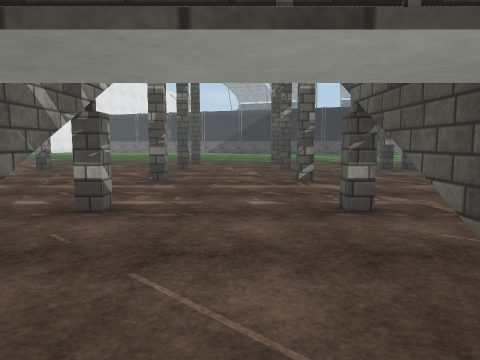
View 1 (above)

24 first-person views from a walk through a scene from a Unity 3-D project. The camera is 1.3 m above the floor, tilts 6° down and sees 70° across. The floor is counted in squares, 2 m on a side. Each view is taken from the middle of a square. On the plan, view 1 faces up. The plan holds only what a view shows up to about 10 squares ahead; the rest is blank. The place goes on beyond the plan. Surface patterns are stand-ins for the level's own textures.

View 2
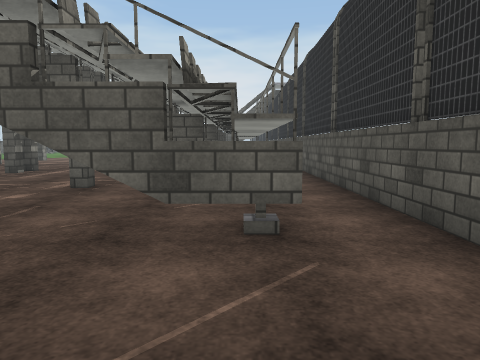

View 3
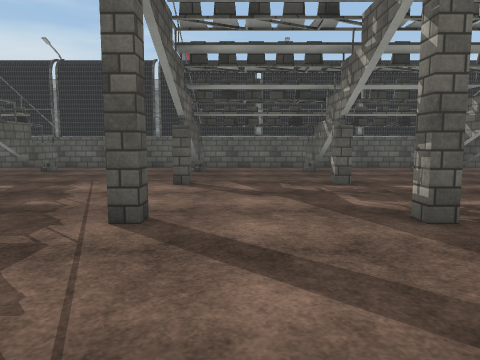

View 4
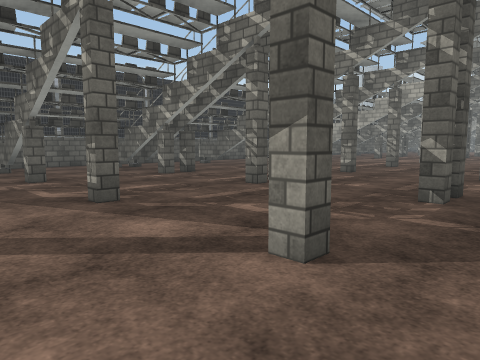

View 5
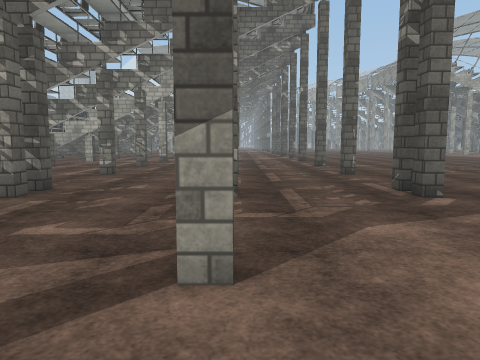

View 6
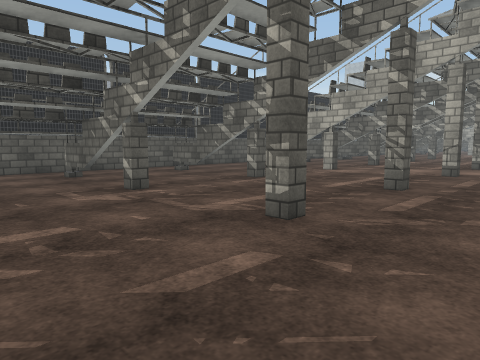

View 7
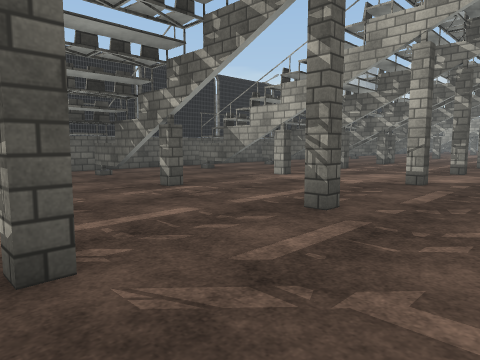

View 8
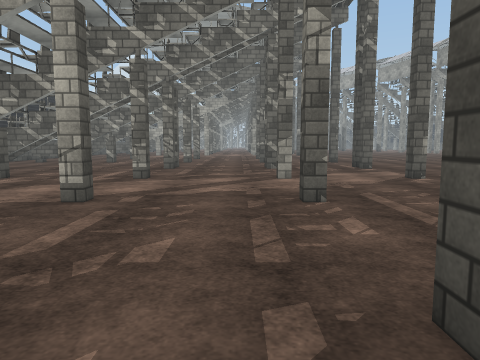

View 9
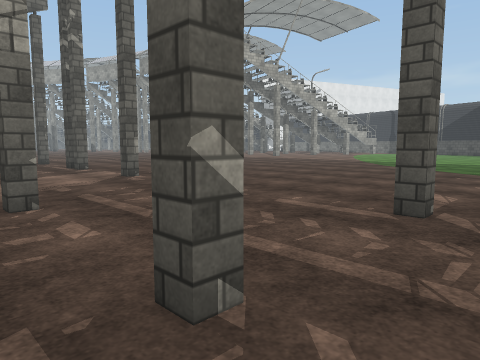

View 10
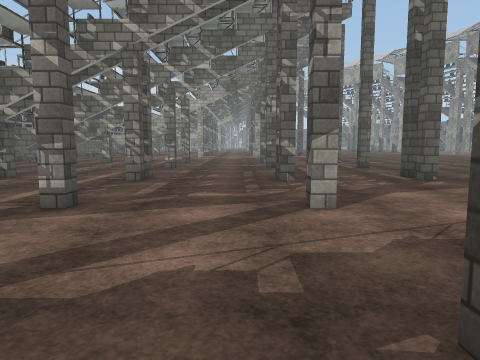

View 11
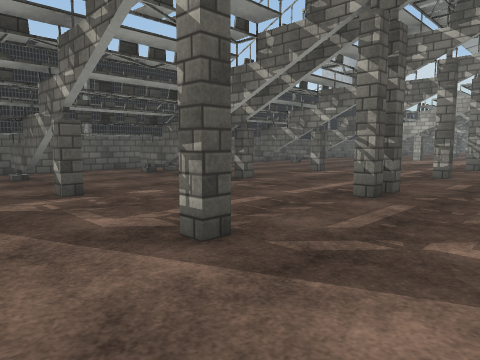

View 12
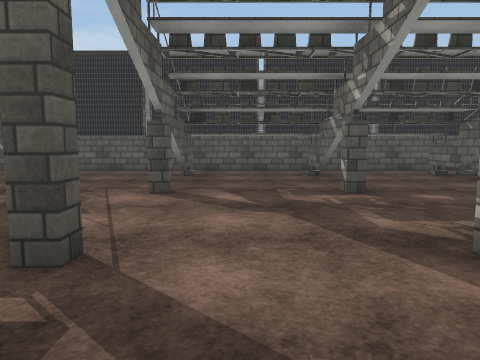

View 13
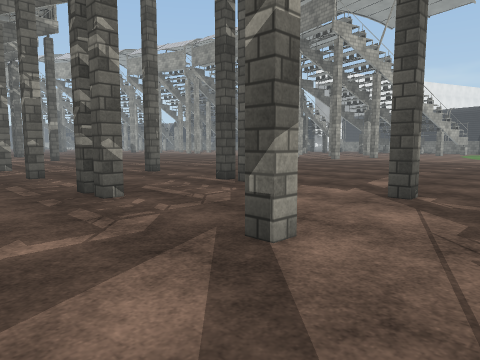

View 14
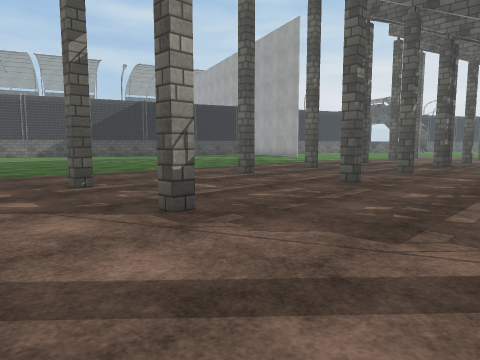

View 15
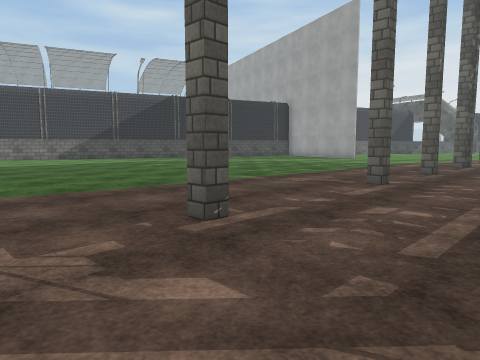

View 16
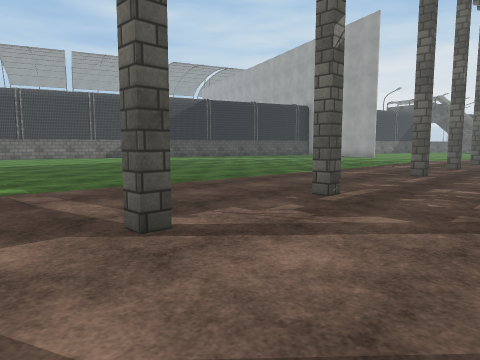

View 17
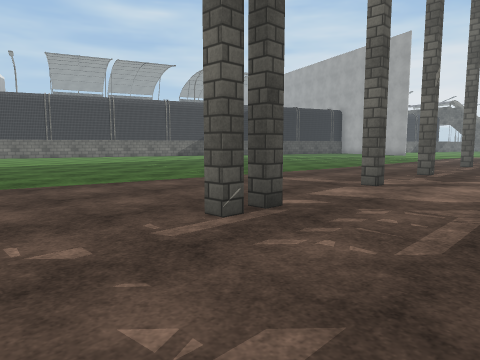

View 18
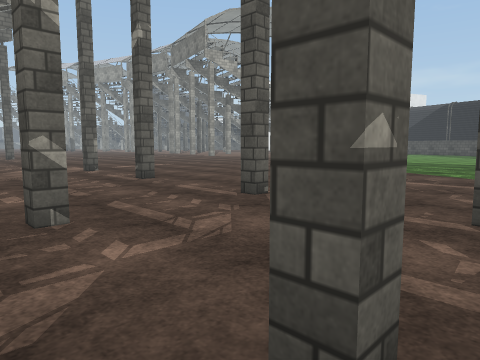

View 19
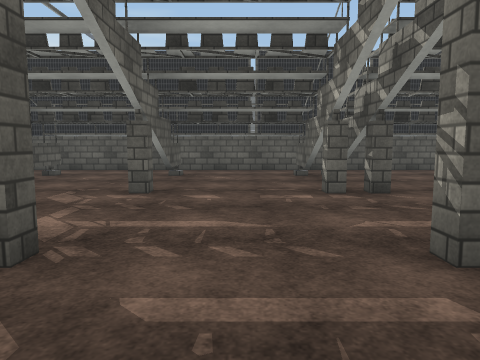

View 20
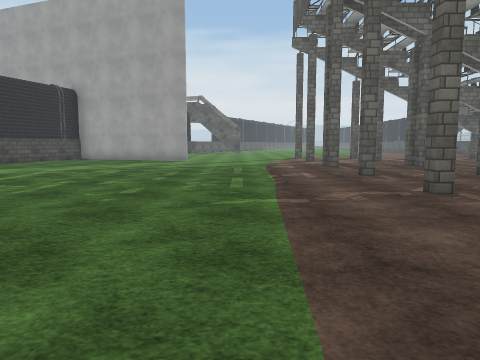

View 21
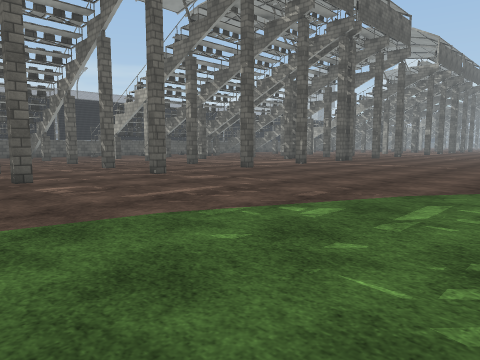

View 22
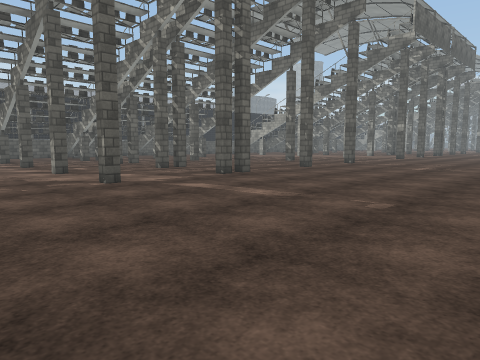

View 23
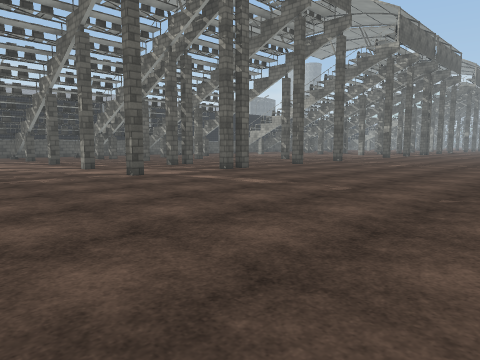

View 24
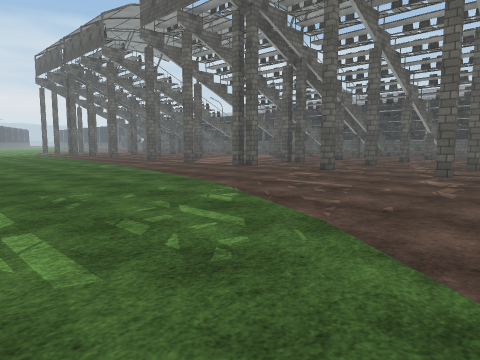

### Floor plan
Key: @ floor where view 1 was taken; # wall or solid block; . floor; T thing the floor can be seen under or through.
Columns run from 29 left of view 1 to 4 right of it. Each row starts with its distance up from view 1.
 19            ....   ... .....   ....
 18       ............................
 17    ...............................
 16 ..................................
 15 ..................................
 14 ..................................
 13 ..................................
 12 ..................................
 11 ..#....#..#..#..#....#..#...#.#..#
 10 ..................................
  9 ..#....#..#..#.#.....#..#..#..#..#
  8  .................................
  7  .................................
  6 ..#....#..#..#.#.....#..#..#..#..#
  5 ..................................
  4  .................................
  3  .#..#.T..#..T..T.T..T..#...#.#.
  2  .#..#.T..#..T..T.T..T..#...#.#.
  1   ###TTTTTT..TTTTTTTTTTTT...###
  0     ...................... ..@...
 -1     ##############################

Positions as (right, up) in squares from view 1, and headings:
1: (0, 0), facing up
2: (-4, 1), facing right
3: (-6, 9), facing down
4: (-6, 10), facing down-left
5: (-6, 9), facing left
6: (-11, 8), facing down-left
7: (-13, 8), facing down-left
8: (-15, 8), facing left
9: (-15, 8), facing up-left
10: (-18, 8), facing left
11: (-20, 8), facing down-left
12: (-20, 8), facing down
13: (-20, 7), facing up-left
14: (-7, 6), facing up-right
15: (-7, 9), facing up-right
16: (-9, 9), facing up-right
17: (-13, 9), facing up-right
18: (-13, 8), facing up-left
19: (-9, 8), facing down
20: (-6, 14), facing right
21: (-12, 18), facing down-left
22: (-19, 17), facing down-left
23: (-18, 18), facing down-left
24: (-18, 19), facing down-right
